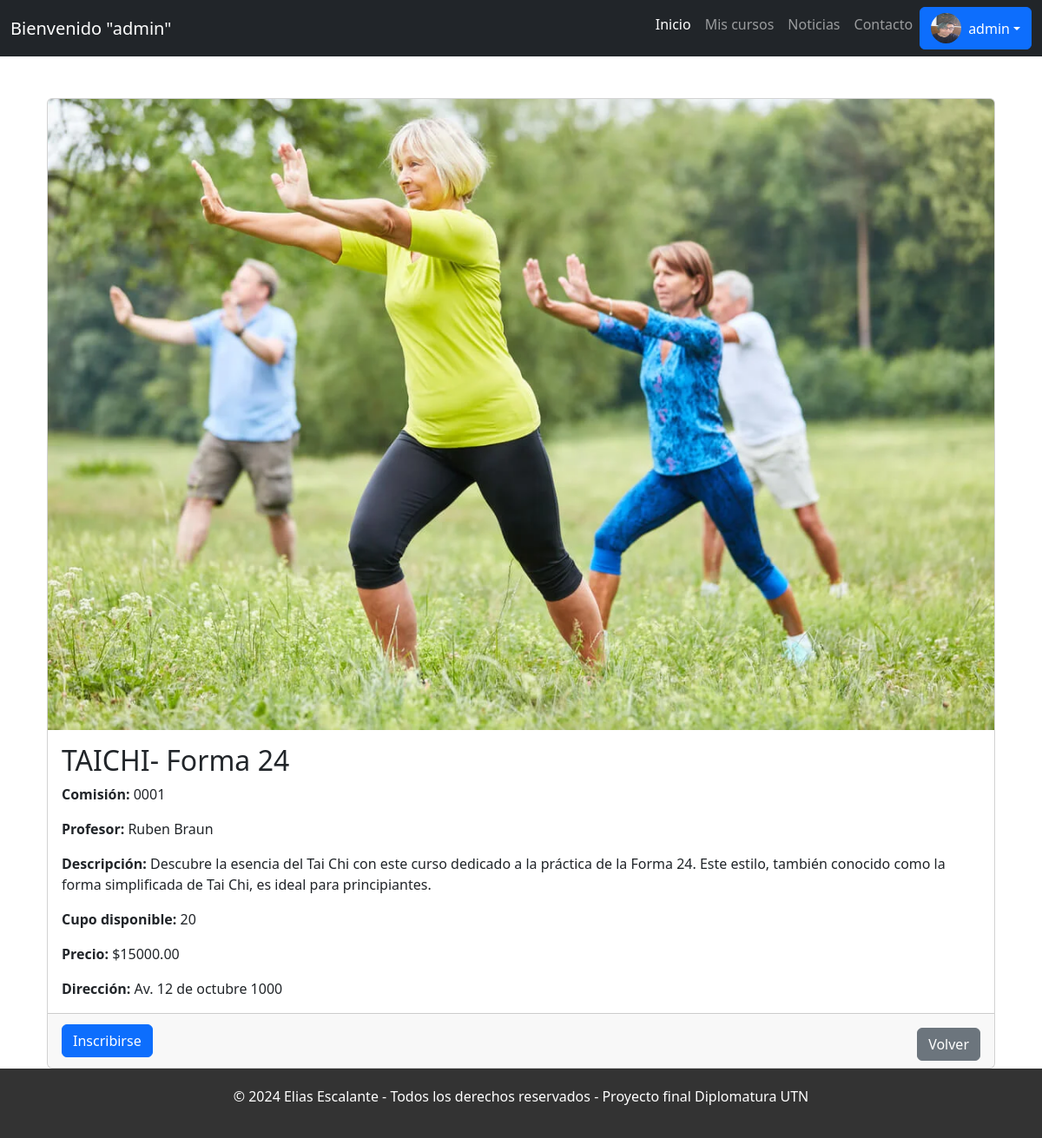
Page /cursos/detalle/1/ (signed in) on the earlier database version.
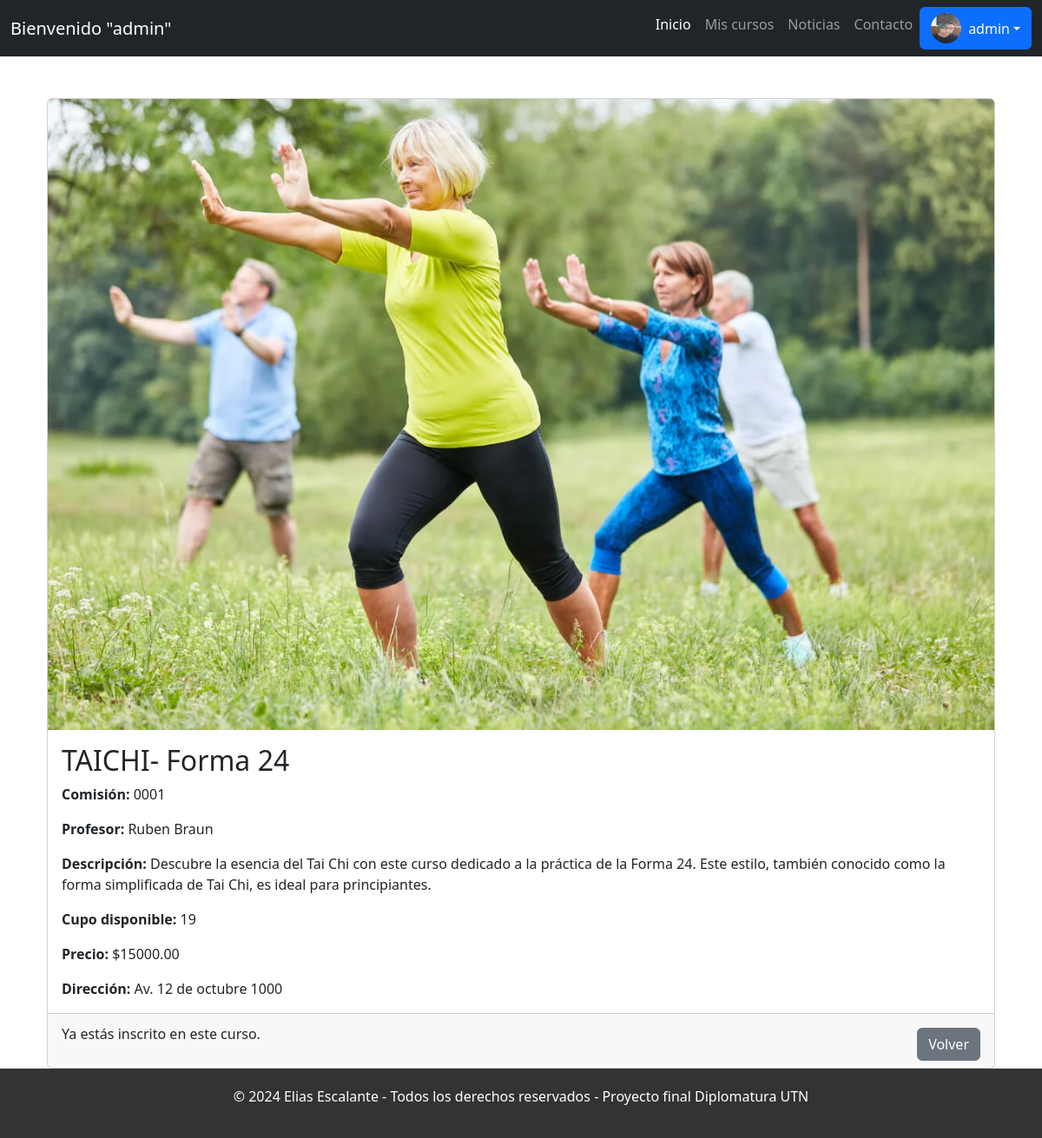
Same page on the later database version.
### cursos/models.py (models this page shows, shortened)
class Curso(models.Model):
    nombre = models.CharField(max_length=50)
    comision = models.CharField(max_length=20)
    Profesor = models.CharField(max_length=50)
    Descripcion = models.TextField(max_length=500)
    cupo = models.IntegerField(default=0)
    precio = models.DecimalField(max_digits=12, decimal_places=2, default=0.00)
    imagen = models.ImageField(upload_to="producto/%Y/%m/%d", blank=True, null=True)
    direccion= models.CharField(max_length=200)

### cursos/views.py (the view)
# urls.py: path('detalle/<int:curso_id>/', views.detalle_curso, name='detalle_curso'),
def detalle_curso(request, curso_id):
    curso = get_object_or_404(Curso, id=curso_id)
    usuario = request.user
    inscripto = Ticket.objects.filter(usuario=usuario, curso=curso).exists()
    cupos = curso.cupo <= 0
    return render(request, 'cursos/detalle_curso.html', {'curso': curso, 'inscripto': inscripto, 'cupos': cupos})

### templates/cursos/detalle_curso.html (shortened to what this page needs)
{% extends 'layout.html' %}
{% block content %}
<div class="container mt-5">
    <div class="card">
        <img src="{{ curso.imagen.url }}" class="card-img-top" alt="{{ curso.nombre }}"
            style="max-height: 700%; object-fit: cover; width: 100%;">
        <div class="card-body">
            <h2 class="card-title">{{ curso.nombre }}</h2>
            <p class="card-text"><strong>Comisión:</strong> {{ curso.comision }}</p>
            <p class="card-text"><strong>Profesor:</strong> {{ curso.Profesor }}</p>
            <p class="card-text"><strong>Descripción:</strong> {{ curso.Descripcion }}</p>
            <p class="card-text"><strong>Cupo disponible:</strong> {{ curso.cupo }}</p>
            <p class="card-text"><strong>Precio:</strong> ${{ curso.precio }}</p>
            <p class="card-text"><strong>Dirección:</strong> {{ curso.direccion }}</p>
        </div>
        <div class="card-footer d-flex justify-content-between align-items-center">
            {% if user.is_authenticated %}
                {% if not inscripto %}
                    {% if not cupos %}
                        <form action="{% url 'inscribirse_curso' curso.id %}" method="post">
                            <button type="submit" class="btn btn-primary">Inscribirse</button>
                        </form>
                    {% else %}
                        <p>No hay cupos disponibles para este curso.</p>
                    {% endif %}
                {% else %}
                    <p>Ya estás inscrito en este curso.</p>
                {% endif %}
            {% else %}
                <p><a href="{% url 'login' %}">Inicia sesión</a> para inscribirte en este curso.</p>
            {% endif %}
            <a href="{% url 'home_usuarios' %}" class="btn btn-secondary mt-2">Volver</a>
        </div>
    </div>
</div>
{% endblock %}

Differences in the rows shown:
changed Curso "TAICHI- Forma 24": cupo "20" → "19"
Other differences:
text no longer shown: "Inscribirse"
text now shown: "Ya estás inscrito en este curso."
